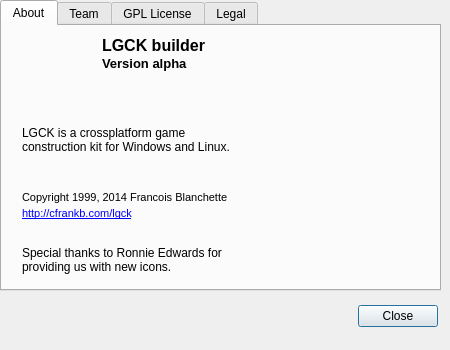
<?xml version="1.0" encoding="UTF-8"?>
<ui version="4.0">
 <class>CDlgAbout</class>
 <widget class="QDialog" name="CDlgAbout">
  <property name="geometry">
   <rect>
    <x>0</x>
    <y>0</y>
    <width>450</width>
    <height>350</height>
   </rect>
  </property>
  <property name="minimumSize">
   <size>
    <width>450</width>
    <height>350</height>
   </size>
  </property>
  <property name="maximumSize">
   <size>
    <width>450</width>
    <height>350</height>
   </size>
  </property>
  <property name="windowTitle">
   <string>About LGCK builder</string>
  </property>
  <widget class="QDialogButtonBox" name="buttonBox">
   <property name="geometry">
    <rect>
     <x>157</x>
     <y>300</y>
     <width>281</width>
     <height>32</height>
    </rect>
   </property>
   <property name="orientation">
    <enum>Qt::Horizontal</enum>
   </property>
   <property name="standardButtons">
    <set>QDialogButtonBox::Close</set>
   </property>
  </widget>
  <widget class="QTabWidget" name="tabWidget">
   <property name="geometry">
    <rect>
     <x>0</x>
     <y>0</y>
     <width>441</width>
     <height>291</height>
    </rect>
   </property>
   <property name="currentIndex">
    <number>0</number>
   </property>
   <widget class="QWidget" name="tab">
    <attribute name="title">
     <string>About</string>
    </attribute>
    <widget class="QLabel" name="label_4">
     <property name="geometry">
      <rect>
       <x>20</x>
       <y>100</y>
       <width>231</width>
       <height>31</height>
      </rect>
     </property>
     <property name="text">
      <string>LGCK is a crossplatform game construction kit for Windows and Linux.</string>
     </property>
     <property name="alignment">
      <set>Qt::AlignLeading|Qt::AlignLeft|Qt::AlignTop</set>
     </property>
     <property name="wordWrap">
      <bool>true</bool>
     </property>
    </widget>
    <widget class="QLabel" name="label_7">
     <property name="geometry">
      <rect>
       <x>20</x>
       <y>180</y>
       <width>261</width>
       <height>16</height>
      </rect>
     </property>
     <property name="font">
      <font>
       <pointsize>8</pointsize>
      </font>
     </property>
     <property name="text">
      <string>&lt;!DOCTYPE HTML PUBLIC &quot;-//W3C//DTD HTML 4.0//EN&quot; &quot;http://www.w3.org/TR/REC-html40/strict.dtd&quot;&gt;
&lt;html&gt;&lt;head&gt;&lt;meta name=&quot;qrichtext&quot; content=&quot;1&quot; /&gt;&lt;style type=&quot;text/css&quot;&gt;
p, li { white-space: pre-wrap; }
&lt;/style&gt;&lt;/head&gt;&lt;body style=&quot; font-family:'Sans'; font-size:10pt; font-weight:400; font-style:normal;&quot;&gt;
&lt;table border=&quot;0&quot; style=&quot;-qt-table-type: root; margin-top:4px; margin-bottom:4px; margin-left:4px; margin-right:4px;&quot;&gt;
&lt;tr&gt;
&lt;td style=&quot;border: none;&quot;&gt;
&lt;p style=&quot; margin-top:0px; margin-bottom:0px; margin-left:0px; margin-right:0px; -qt-block-indent:0; text-indent:0px;&quot;&gt;&lt;a href=&quot;http://cfrankb.com/lgck&quot;&gt;&lt;span style=&quot; font-family:'Sans Serif'; font-size:8pt; text-decoration: underline; color:#0000ff;&quot;&gt;http://cfrankb.com/lgck&lt;/span&gt;&lt;/a&gt;&lt;/p&gt;&lt;/td&gt;&lt;/tr&gt;&lt;/table&gt;&lt;/body&gt;&lt;/html&gt;</string>
     </property>
     <property name="openExternalLinks">
      <bool>true</bool>
     </property>
    </widget>
    <widget class="QLabel" name="label_1">
     <property name="geometry">
      <rect>
       <x>20</x>
       <y>0</y>
       <width>71</width>
       <height>81</height>
      </rect>
     </property>
     <property name="text">
      <string/>
     </property>
     <property name="pixmap">
      <pixmap resource="lgck-builder.qrc">:/images/lgckbuilder64ronnie2.png</pixmap>
     </property>
    </widget>
    <widget class="QLabel" name="label_2">
     <property name="geometry">
      <rect>
       <x>100</x>
       <y>10</y>
       <width>141</width>
       <height>20</height>
      </rect>
     </property>
     <property name="text">
      <string>&lt;!DOCTYPE HTML PUBLIC &quot;-//W3C//DTD HTML 4.0//EN&quot; &quot;http://www.w3.org/TR/REC-html40/strict.dtd&quot;&gt;
&lt;html&gt;&lt;head&gt;&lt;meta name=&quot;qrichtext&quot; content=&quot;1&quot; /&gt;&lt;style type=&quot;text/css&quot;&gt;
p, li { white-space: pre-wrap; }
&lt;/style&gt;&lt;/head&gt;&lt;body style=&quot; font-family:'Sans Serif'; font-size:10pt; font-weight:400; font-style:normal;&quot;&gt;
&lt;p style=&quot; margin-top:0px; margin-bottom:0px; margin-left:0px; margin-right:0px; -qt-block-indent:0; text-indent:0px;&quot;&gt;&lt;span style=&quot; font-size:12pt; font-weight:600;&quot;&gt;LGCK builder&lt;/span&gt;&lt;/p&gt;&lt;/body&gt;&lt;/html&gt;</string>
     </property>
     <property name="textFormat">
      <enum>Qt::RichText</enum>
     </property>
     <property name="scaledContents">
      <bool>false</bool>
     </property>
    </widget>
    <widget class="QLabel" name="sVersion">
     <property name="geometry">
      <rect>
       <x>100</x>
       <y>30</y>
       <width>131</width>
       <height>16</height>
      </rect>
     </property>
     <property name="text">
      <string>&lt;!DOCTYPE HTML PUBLIC &quot;-//W3C//DTD HTML 4.0//EN&quot; &quot;http://www.w3.org/TR/REC-html40/strict.dtd&quot;&gt;
&lt;html&gt;&lt;head&gt;&lt;meta name=&quot;qrichtext&quot; content=&quot;1&quot; /&gt;&lt;style type=&quot;text/css&quot;&gt;
p, li { white-space: pre-wrap; }
&lt;/style&gt;&lt;/head&gt;&lt;body style=&quot; font-family:'Sans Serif'; font-size:10pt; font-weight:400; font-style:normal;&quot;&gt;
&lt;p style=&quot; margin-top:0px; margin-bottom:0px; margin-left:0px; margin-right:0px; -qt-block-indent:0; text-indent:0px;&quot;&gt;&lt;span style=&quot; font-weight:600;&quot;&gt;Version alpha&lt;/span&gt;&lt;/p&gt;&lt;/body&gt;&lt;/html&gt;</string>
     </property>
    </widget>
    <widget class="QLabel" name="label_5">
     <property name="geometry">
      <rect>
       <x>20</x>
       <y>161</y>
       <width>241</width>
       <height>20</height>
      </rect>
     </property>
     <property name="font">
      <font>
       <pointsize>8</pointsize>
      </font>
     </property>
     <property name="text">
      <string>Copyright 1999, 2014 Francois Blanchette</string>
     </property>
    </widget>
    <widget class="QLabel" name="label">
     <property name="geometry">
      <rect>
       <x>20</x>
       <y>220</y>
       <width>231</width>
       <height>31</height>
      </rect>
     </property>
     <property name="text">
      <string>Special thanks to Ronnie Edwards for providing us with new icons.</string>
     </property>
     <property name="alignment">
      <set>Qt::AlignLeading|Qt::AlignLeft|Qt::AlignTop</set>
     </property>
     <property name="wordWrap">
      <bool>true</bool>
     </property>
    </widget>
    <widget class="QLabel" name="label_3">
     <property name="geometry">
      <rect>
       <x>270</x>
       <y>0</y>
       <width>161</width>
       <height>261</height>
      </rect>
     </property>
     <property name="text">
      <string/>
     </property>
     <property name="pixmap">
      <pixmap resource="lgck-builder.qrc">:/images/0000-1.png</pixmap>
     </property>
    </widget>
   </widget>
   <widget class="QWidget" name="tab_3">
    <attribute name="title">
     <string>Team</string>
    </attribute>
    <widget class="QTreeWidget" name="treeTeam">
     <property name="geometry">
      <rect>
       <x>0</x>
       <y>10</y>
       <width>311</width>
       <height>201</height>
      </rect>
     </property>
     <property name="toolTip">
      <string/>
     </property>
     <property name="verticalScrollBarPolicy">
      <enum>Qt::ScrollBarAsNeeded</enum>
     </property>
     <property name="horizontalScrollBarPolicy">
      <enum>Qt::ScrollBarAlwaysOff</enum>
     </property>
     <property name="editTriggers">
      <set>QAbstractItemView::NoEditTriggers</set>
     </property>
     <property name="tabKeyNavigation">
      <bool>true</bool>
     </property>
     <property name="alternatingRowColors">
      <bool>true</bool>
     </property>
     <property name="uniformRowHeights">
      <bool>true</bool>
     </property>
     <property name="sortingEnabled">
      <bool>false</bool>
     </property>
     <property name="headerHidden">
      <bool>true</bool>
     </property>
     <attribute name="headerVisible">
      <bool>false</bool>
     </attribute>
     <attribute name="headerDefaultSectionSize">
      <number>150</number>
     </attribute>
     <column>
      <property name="text">
       <string notr="true">1</string>
      </property>
     </column>
    </widget>
    <widget class="QLabel" name="label_6">
     <property name="geometry">
      <rect>
       <x>280</x>
       <y>10</y>
       <width>151</width>
       <height>241</height>
      </rect>
     </property>
     <property name="text">
      <string/>
     </property>
     <property name="pixmap">
      <pixmap resource="lgck-builder.qrc">:/images/girlsm-tr.png</pixmap>
     </property>
    </widget>
    <widget class="QLabel" name="label_8">
     <property name="geometry">
      <rect>
       <x>10</x>
       <y>220</y>
       <width>301</width>
       <height>31</height>
      </rect>
     </property>
     <property name="text">
      <string>Join today and help us create the world's best open source game construction kit ever !</string>
     </property>
     <property name="textFormat">
      <enum>Qt::AutoText</enum>
     </property>
     <property name="wordWrap">
      <bool>true</bool>
     </property>
    </widget>
   </widget>
   <widget class="QWidget" name="tab_2">
    <attribute name="title">
     <string>GPL License</string>
    </attribute>
    <widget class="QPlainTextEdit" name="eLicense">
     <property name="geometry">
      <rect>
       <x>0</x>
       <y>-2</y>
       <width>431</width>
       <height>281</height>
      </rect>
     </property>
     <property name="font">
      <font>
       <pointsize>8</pointsize>
      </font>
     </property>
     <property name="plainText">
      <string>&lt;&lt;insert license here&gt;&gt;</string>
     </property>
    </widget>
   </widget>
   <widget class="QWidget" name="tab_4">
    <attribute name="title">
     <string>Legal</string>
    </attribute>
    <widget class="QPlainTextEdit" name="eLegal">
     <property name="geometry">
      <rect>
       <x>0</x>
       <y>0</y>
       <width>431</width>
       <height>281</height>
      </rect>
     </property>
     <property name="font">
      <font>
       <pointsize>8</pointsize>
      </font>
     </property>
     <property name="plainText">
      <string>&lt;&lt;insert license here&gt;&gt;</string>
     </property>
    </widget>
   </widget>
  </widget>
 </widget>
 <resources>
  <include location="lgck-builder.qrc"/>
 </resources>
 <connections>
  <connection>
   <sender>buttonBox</sender>
   <signal>accepted()</signal>
   <receiver>CDlgAbout</receiver>
   <slot>accept()</slot>
   <hints>
    <hint type="sourcelabel">
     <x>248</x>
     <y>254</y>
    </hint>
    <hint type="destinationlabel">
     <x>157</x>
     <y>274</y>
    </hint>
   </hints>
  </connection>
  <connection>
   <sender>buttonBox</sender>
   <signal>rejected()</signal>
   <receiver>CDlgAbout</receiver>
   <slot>reject()</slot>
   <hints>
    <hint type="sourcelabel">
     <x>316</x>
     <y>260</y>
    </hint>
    <hint type="destinationlabel">
     <x>286</x>
     <y>274</y>
    </hint>
   </hints>
  </connection>
 </connections>
</ui>
